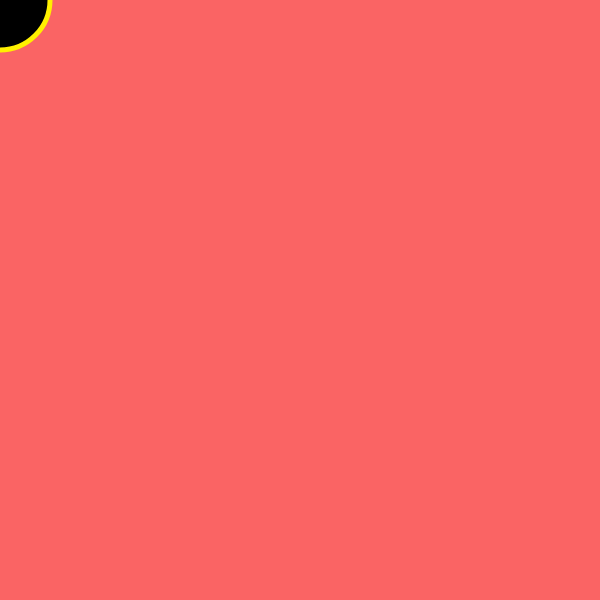
Frame 1 (no input)
Frame 60 (no input): identical to frame 1, image omitted
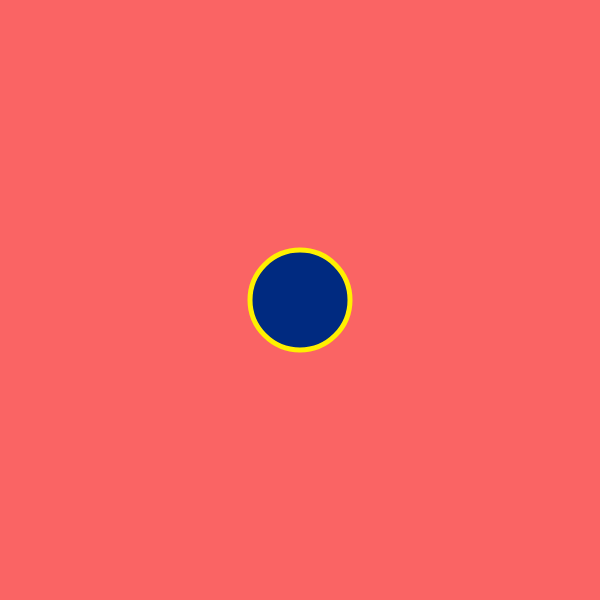
Frame 120 (the mouse pressed at the canvas centre since frame 60)

The p5.js sketch that drew these frames (run headless with seeded random() and noise() and a simulated clock; from frame 60 on, the mouse is pressed at the canvas centre):

// p5.js sketch
// ── sketch.js
function setup() {
  createCanvas(600, 600);
  noCursor();
}

function draw() {
  colorMode(RGB, 255);
  background(250, 100, 100);
  stroke(255, 240, 0);
  strokeWeight(5);

  //animating brightness based on mouseY
  colorMode(HSB, 360, 100, 100);
  fill(220, 100, mouseY / 6);
  ellipse(mouseX, mouseY, 100, 100);
}
